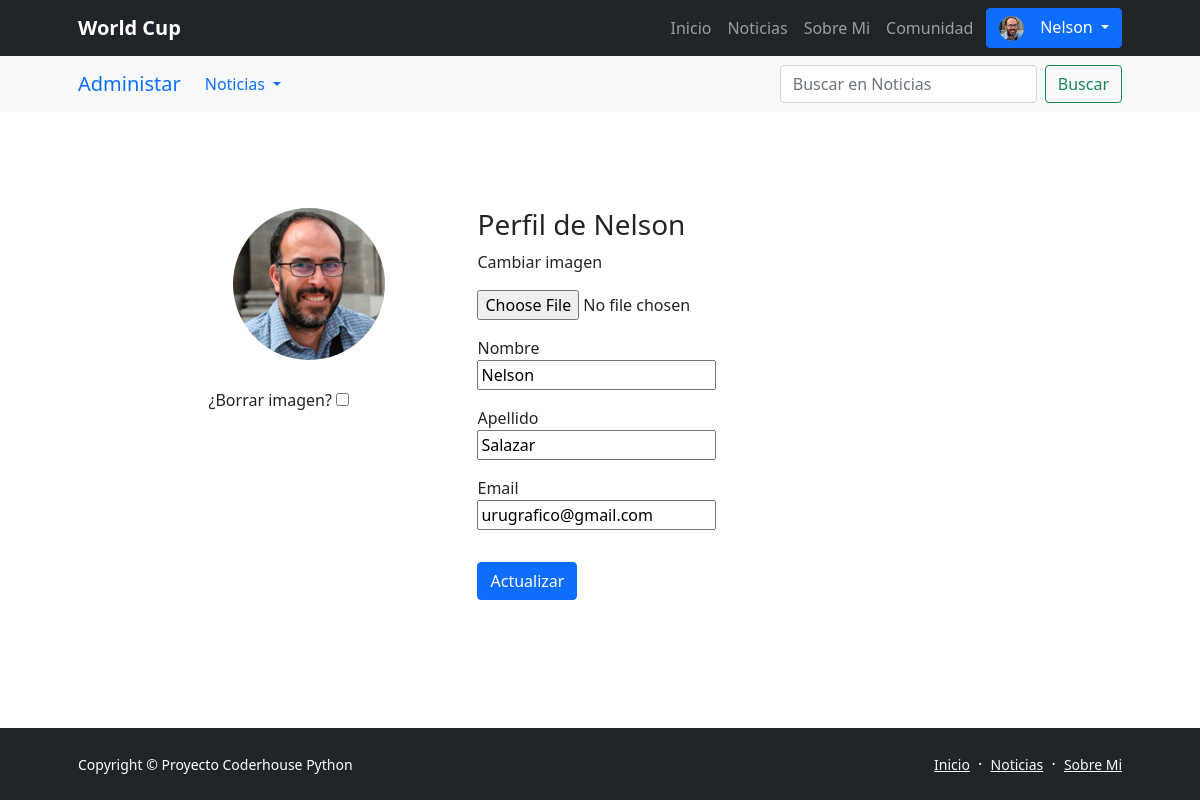
/accounts/profile/ (signed in), run on the app's committed database.
### registration/models.py (models this page shows)
class Profile(models.Model):
    user = models.OneToOneField(User, on_delete=models.CASCADE)
    avatar = models.ImageField(upload_to='perfiles', null=True, blank=True)
    nombre = models.CharField(max_length=50, null=True, blank=True)
    apellido = models.CharField(max_length=50, null=True, blank=True)
    email = models.EmailField(null=True, blank=True)

### registration/views.py (the view)
# urls.py: path('profile/', ProfileUpdate.as_view(), name="profile"),
class ProfileUpdate(UpdateView):
    model = Profile
    fields = ['avatar', 'nombre', 'apellido', 'email']
    success_url = reverse_lazy('profile')
    template_name = 'registration/profile_form.html'
    def get_object(self):
        profile, created = Profile.objects.get_or_create(user=self.request.user)
        return profile

### registration/templates/registration/profile_form.html (shortened to what this page needs)
{% extends 'base.html' %}
{% load static %}
{% block contenido %}
{% include 'includes/menu-admin.html' %}
<section class="py-5">
    <div class="container px-5 my-5">
        <div class="col-md-9 mx-auto mb-5">
            <form action="" method="post" enctype="multipart/form-data">{% csrf_token %}
                <div class="row">
                    <div class="col-md-4">
                        {% if request.user.profile.avatar %}
                            <img src="{{request.user.profile.avatar.url}}" class="img-fluid rounded-circle mb-4 px-4" width="200" height="200">
                            <p class="mt-1">¿Borrar imagen? <input type="checkbox" id="avatar-clear" name="avatar-clear" /></p>
                        {% else %}
                            <img src="{% static 'registration/img/no-avatar.jpg' %}" class="img-fluid rounded-circle mb-4 px-4">
                        {% endif %}
                    </div>
                    <div class="col-md-8">
                        <h3>Perfil de {{ user.username }}</h3>
                        <div class="mb-3">
                            <label for="avatar">Cambiar imagen</label><br>
                            <input type="file" name="avatar" class="form-control-file mt-3" id="id_avatar">
                        </div>
                        <div class="mb-3">
                            <label for="nombre">Nombre</label><br>
                            {{ form.nombre }}
                        </div>
                        <div class="mb-3">
                            <label for="apellido">Apellido</label><br>
                            {{ form.apellido }}
                        </div>
                        <div class="mb-3">
                            <label for="email">Email</label><br>
                            {{ form.email }}
                        </div>
                        <input type="submit" class="btn btn-primary btn-block mt-3" value="Actualizar">
                    </div>
                </div>
            </form>
        </div>
    </div>
</section>
{% endblock contenido %}

### noticias/templates/base.html (shortened to what this page needs)
<!DOCTYPE html>
<html lang="es">
    <head>
        {% load static %}
        <link href="https://cdn.jsdelivr.net/npm/bootstrap-icons@1.5.0/font/bootstrap-icons.css" rel="stylesheet" />
        <link href="{% static 'css/styles.css' %}" rel="stylesheet" />
    </head>
    <body class="d-flex flex-column h-100">
        <main class="flex-shrink-0">
            <nav class="navbar navbar-expand-lg navbar-dark bg-dark">
                <div class="container px-5">
                    <a class="navbar-brand" href="{% url 'Inicio' %}"><strong>World Cup</strong></a>
                    <div class="collapse navbar-collapse" id="navbarSupportedContent">
                        <ul class="navbar-nav ms-auto mb-2 mb-lg-0">
                            <li class="nav-item"><a class="nav-link" href="{% url 'Inicio' %}">Inicio</a></li>
                            <li class="nav-item"><a class="nav-link" href="{% url 'ListaNoticias' %}">Noticias</a></li>
                            <li class="nav-item"><a class="nav-link" href="{% url 'SobreMi' %}">Sobre Mi</a></li>
                            <li class="nav-item"><a class="nav-link" href="{% url 'ProfileList' %}">Comunidad</a></li>&nbsp;
                        </ul>
                        {% if not request.user.is_authenticated %}
                            <a type="button" class="btn btn-primary" href="{% url 'login' %}">Acceder</a>
                            &nbsp;
                            <a type="button" class="btn btn-secondary" href="{% url 'signup' %}">Registrarse</a>
                        {% else %}
                            <div class="btn-group">
                                <button type="button" class="btn btn-primary dropdown-toggle" data-bs-toggle="dropdown" aria-expanded="false">
                                {% if request.user.profile.avatar %}
                                    <img src="{{request.user.profile.avatar.url}}" class="img-fluid rounded-circle" width="25px" height="25px">&nbsp; &nbsp;
                                {% else %}
                                    <img src="{% static 'registration/img/no-avatar.jpg' %}" class="img-fluid rounded-circle" width="25px" height="25px">&nbsp;
                                {% endif %}
                                {{user.username}}
                                </button>
                            </div>
                        {% endif %}
                    </div>
                </div>
            </nav>
            {% block contenido %}
            {% endblock contenido %}
        </main>
        <footer class="bg-dark py-4 mt-auto">
            <div class="container px-5">
                <div class="row align-items-center justify-content-between flex-column flex-sm-row">
                    <div class="col-auto"><div class="small m-0 text-white">Copyright &copy; Proyecto Coderhouse Python</div></div>
                    <div class="col-auto">
                        <a class="link-light small" href="#!">Inicio</a>
                        <span class="text-white mx-1">&middot;</span>
                        <a class="link-light small" href="#!">Noticias</a>
                        <span class="text-white mx-1">&middot;</span>
                        <a class="link-light small" href="#!">Sobre Mi</a>
                    </div>
                </div>
            </div>
        </footer>
    </body>
</html>

### data on the page
Profile: nombre "Nelson", apellido "Salazar", email "urugrafico@gmail.com"

### other printed values
{{ user.username }} "Nelson"
